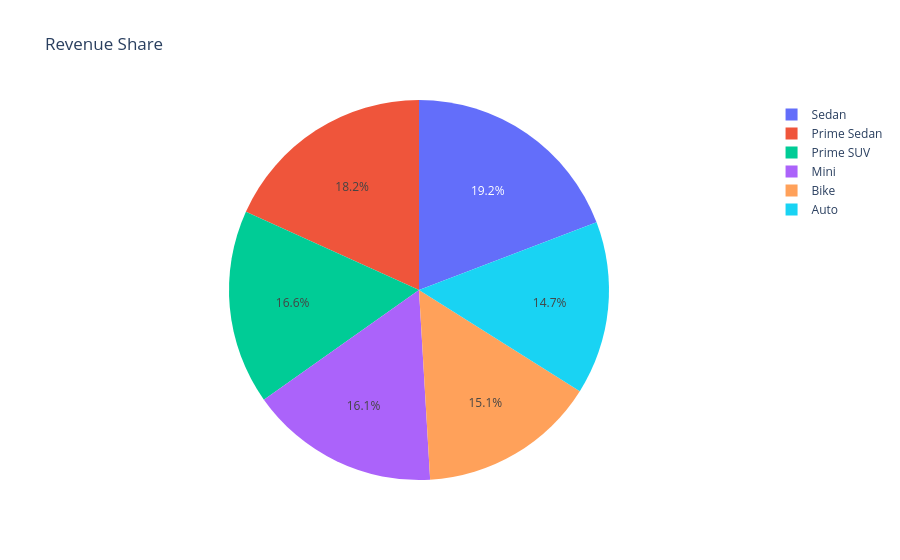

The code cell stored with this chart in its notebook:
### Code cell
vehicle=df.groupby(

"Vehicle Type"

)["Booking Value"].sum().reset_index()

fig=px.pie(

vehicle,

values="Booking Value",

names="Vehicle Type",

title="Revenue Share"

)

fig.show()

### Figure 1 — Plotly figure (JSON) as saved in the notebook; plotly's stock layout.template omitted (floating-point values rounded to 4 significant figures)
{"data": [{"domain": {"x": [0, 1], "y": [0, 1]}, "hovertemplate": "Vehicle Type=%{label}<br>Booking Value=%{value}<extra></extra>", "labels": ["Auto", "Bike", "Mini", "Prime SUV", "Prime Sedan", "Sedan"], "legendgroup": "", "name": "", "showlegend": true, "type": "pie", "values": [2743000.0, 2818000.0, 3006000.0, 3085000.0, 3397000.0, 3578000.0]}], "layout": {"legend": {"tracegroupgap": 0}, "title": {"text": "Revenue Share"}}}
